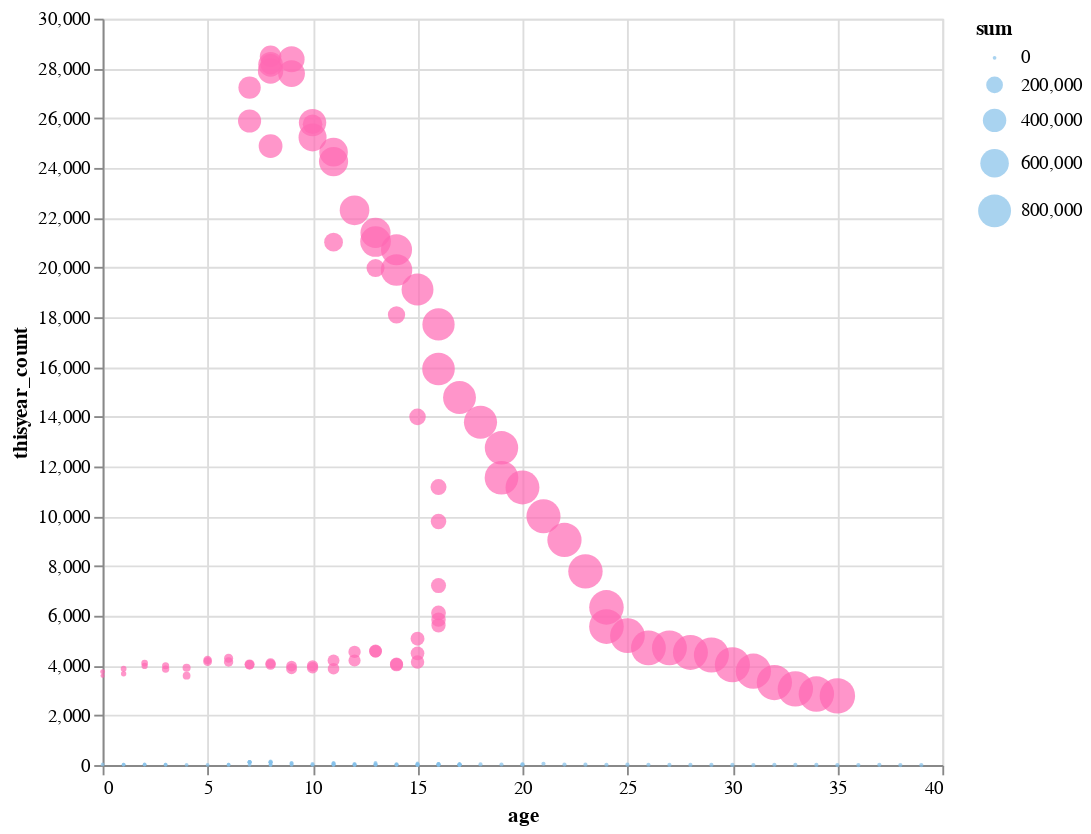

Notebook code for this chart:
### Code cell
chart = alt.Chart(data).mark_circle().encode(
    x='age',
    y='thisyear_count',
    size='sum',
    order='year',
    tooltip=['name', 'M/F', 'year', 'age', 'thisyear_count', 'sum'],
    color=alt.condition(alt.datum['M/F'] == 'F', alt.value('#FF69B4'), alt.value('#85C1E9'))
).properties(
    width=450,
    height=400
)
chart

### Figure 1 — Vega-Lite specification as saved in the notebook (floating-point values rounded to 4 significant figures; data arrays with more than 128 entries replaced by an {"elided": "..."} marker saying what was removed)
{"config": {"view": {"continuousWidth": 300, "continuousHeight": 300}}, "data": {"name": "data-eb7a23f63d757f92e0f8b8a06d62c6a0"}, "mark": {"type": "circle"}, "encoding": {"color": {"condition": {"test": "(datum['M/F'] === 'F')", "value": "#FF69B4"}, "value": "#85C1E9"}, "order": {"field": "year", "type": "quantitative"}, "size": {"field": "sum", "type": "quantitative"}, "tooltip": [{"field": "name", "type": "nominal"}, {"field": "M/F", "type": "nominal"}, {"field": "year", "type": "quantitative"}, {"field": "age", "type": "quantitative"}, {"field": "thisyear_count", "type": "quantitative"}, {"field": "sum", "type": "quantitative"}], "x": {"field": "age", "type": "quantitative"}, "y": {"field": "thisyear_count", "type": "quantitative"}}, "height": 400, "width": 450, "$schema": "https://vega.github.io/schema/vega-lite/v5.16.3.json", "datasets": {"data-eb7a23f63d757f92e0f8b8a06d62c6a0": {"elided": "172 records"}}}
